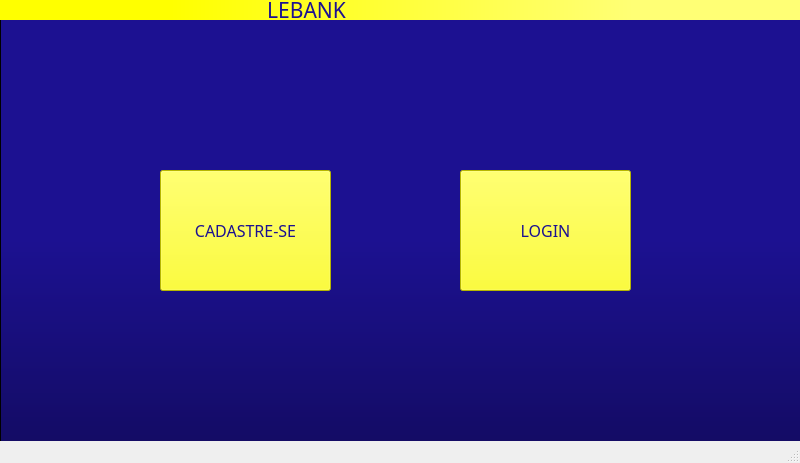
<?xml version="1.0" encoding="UTF-8"?>
<ui version="4.0">
 <class>MainWindow</class>
 <widget class="QMainWindow" name="MainWindow">
  <property name="geometry">
   <rect>
    <x>0</x>
    <y>0</y>
    <width>800</width>
    <height>463</height>
   </rect>
  </property>
  <property name="windowTitle">
   <string>MainWindow</string>
  </property>
  <widget class="QWidget" name="centralwidget">
   <widget class="QFrame" name="frame_2">
    <property name="geometry">
     <rect>
      <x>0</x>
      <y>0</y>
      <width>811</width>
      <height>611</height>
     </rect>
    </property>
    <property name="styleSheet">
     <string notr="true">background-color: qlineargradient(spread:pad, x1:0, y1:1, x2:0, y2:0, stop:0.0681818 rgba(14, 8, 73, 255), stop:0.607955 rgba(28, 17, 145, 255));
</string>
    </property>
    <property name="frameShape">
     <enum>QFrame::StyledPanel</enum>
    </property>
    <property name="frameShadow">
     <enum>QFrame::Raised</enum>
    </property>
    <widget class="QPushButton" name="cadastrar_se_botao">
     <property name="geometry">
      <rect>
       <x>160</x>
       <y>170</y>
       <width>171</width>
       <height>121</height>
      </rect>
     </property>
     <property name="font">
      <font>
       <family>Impact</family>
       <pointsize>12</pointsize>
       <weight>50</weight>
       <bold>false</bold>
      </font>
     </property>
     <property name="mouseTracking">
      <bool>false</bool>
     </property>
     <property name="styleSheet">
      <string notr="true">background-color: rgb(255, 255, 0);
color: rgb(28, 17, 145);</string>
     </property>
     <property name="text">
      <string>CADASTRE-SE</string>
     </property>
    </widget>
    <widget class="QPushButton" name="login_botao">
     <property name="geometry">
      <rect>
       <x>460</x>
       <y>170</y>
       <width>171</width>
       <height>121</height>
      </rect>
     </property>
     <property name="font">
      <font>
       <family>Impact</family>
       <pointsize>12</pointsize>
       <weight>50</weight>
       <bold>false</bold>
      </font>
     </property>
     <property name="mouseTracking">
      <bool>true</bool>
     </property>
     <property name="styleSheet">
      <string notr="true">background-color: rgb(255, 255, 0);
color: rgb(28, 17, 145);</string>
     </property>
     <property name="text">
      <string>LOGIN</string>
     </property>
    </widget>
    <widget class="QLabel" name="LEBANK_label">
     <property name="geometry">
      <rect>
       <x>0</x>
       <y>0</y>
       <width>811</width>
       <height>20</height>
      </rect>
     </property>
     <property name="font">
      <font>
       <family>Lucida Calligraphy</family>
       <pointsize>16</pointsize>
      </font>
     </property>
     <property name="focusPolicy">
      <enum>Qt::NoFocus</enum>
     </property>
     <property name="styleSheet">
      <string notr="true">background-color: rgb(255, 255, 0);
color: rgb(28, 17, 145);
background-color: qlineargradient(spread:pad, x1:0, y1:0, x2:1, y2:0, stop:0.210227 rgba(255, 255, 0, 255), stop:0.778409 rgba(255, 255, 117, 255));</string>
     </property>
     <property name="text">
      <string>                                                 LEBANK</string>
     </property>
    </widget>
   </widget>
  </widget>
  <widget class="QMenuBar" name="menubar">
   <property name="geometry">
    <rect>
     <x>0</x>
     <y>0</y>
     <width>800</width>
     <height>21</height>
    </rect>
   </property>
  </widget>
  <widget class="QStatusBar" name="statusbar"/>
 </widget>
 <resources/>
 <connections/>
</ui>
